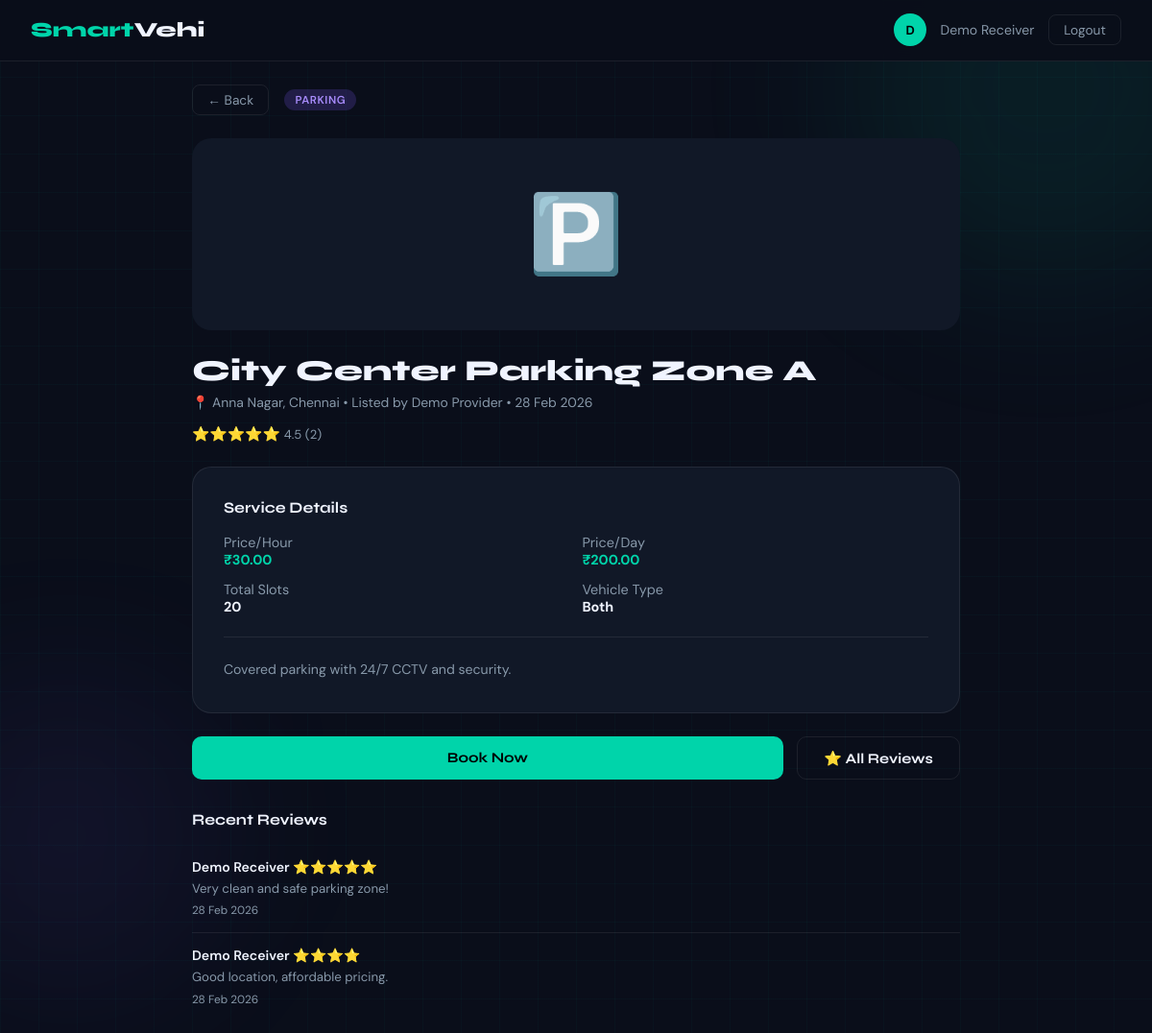
The page /receiver/listing.php?id=1 (signed in) on the database its author committed.
### tables this page shows
CREATE TABLE IF NOT EXISTS users (
    id         INT AUTO_INCREMENT PRIMARY KEY,
    full_name  VARCHAR(120) NOT NULL,
    email      VARCHAR(180) NOT NULL UNIQUE,
    phone      VARCHAR(20)  NOT NULL DEFAULT '',
    password   VARCHAR(255) NOT NULL,
    role       ENUM('provider','receiver') NOT NULL,
    created_at TIMESTAMP DEFAULT CURRENT_TIMESTAMP
);

CREATE TABLE IF NOT EXISTS listings (
    id               INT AUTO_INCREMENT PRIMARY KEY,
    user_id          INT NOT NULL,
    type             ENUM('parking','washing','rental') NOT NULL,
    name             VARCHAR(200) NOT NULL,
    location         VARCHAR(300) NOT NULL,
    description      TEXT,
    image            VARCHAR(300) DEFAULT NULL,

     
    price_hour       DECIMAL(10,2) DEFAULT NULL,
    price_day        DECIMAL(10,2) DEFAULT NULL,
    total_slots      INT           DEFAULT NULL,
    vehicle_type     VARCHAR(50)   DEFAULT NULL,

     
    price_basic      DECIMAL(10,2) DEFAULT NULL,
    price_full       DECIMAL(10,2) DEFAULT NULL,
    services_offered TEXT          DEFAULT NULL,

     
    rental_type      VARCHAR(100)  DEFAULT NULL,
    vehicle_model    VARCHAR(100)  DEFAULT NULL,
    rent_hour        DECIMAL(10,2) DEFAULT NULL,
    rent_day         DECIMAL(10,2) DEFAULT NULL,
    fuel_type        VARCHAR(50)   DEFAULT NULL,

    is_active        TINYINT(1) DEFAULT 1,
    created_at       TIMESTAMP DEFAULT CURRENT_TIMESTAMP,

    FOREIGN KEY (user_id) REFERENCES users(id) ON DELETE CASCADE
);

CREATE TABLE IF NOT EXISTS reviews (
    id            INT AUTO_INCREMENT PRIMARY KEY,
    listing_id    INT NOT NULL,
    user_id       INT NOT NULL,
    reviewer_name VARCHAR(120) NOT NULL,
    rating        TINYINT NOT NULL CHECK (rating BETWEEN 1 AND 5),
    comment       TEXT NOT NULL,
    created_at    TIMESTAMP DEFAULT CURRENT_TIMESTAMP,

    FOREIGN KEY (listing_id) REFERENCES listings(id) ON DELETE CASCADE,
    FOREIGN KEY (user_id)    REFERENCES users(id)    ON DELETE CASCADE
);

### receiver/listing.php (the view, shortened to what this page needs)
<?php
require_once '../includes/config.php';
$db   = getDB();
$id   = (int)($_GET['id'] ?? 0);
$stmt = $db->prepare('
    SELECT l.*, u.full_name AS provider_name,
           ROUND(AVG(r.rating), 1) AS avg_rating,
           COUNT(r.id)             AS review_count
    FROM listings l
    JOIN users u ON l.user_id = u.id
    LEFT JOIN reviews r ON r.listing_id = l.id
    WHERE l.id = ?
    GROUP BY l.id
');
$stmt->bind_param('i', $id);
$stmt->execute();
$l = $stmt->get_result()->fetch_assoc();
$reviews = $db->query("
    SELECT r.*, u.full_name
    FROM reviews r JOIN users u ON r.user_id = u.id
    WHERE r.listing_id = $id
    ORDER BY r.created_at DESC
    LIMIT 5
");
$icons   = ['parking'=>'🅿️','washing'=>'🚿','rental'=>'🚗'];
$avg     = (float)$l['avg_rating'];
$cnt     = (int)$l['review_count'];
require_once '../includes/header.php';
?>
<div class="page top fu">
<div class="container" style="max-width:800px;">
  <div style="display:flex;align-items:center;gap:1rem;margin-bottom:1.5rem;">
    <a href="<?= $B ?>/receiver/browse.php" class="nav-btn">← Back</a>
    <span class="badge badge-<?= $l['type'] ?>"><?= strtoupper($l['type']) ?></span>
  </div>
  <?php if ($l['image']): ?>
    <img src="<?= $B ?>/<?= clean($l['image']) ?>" alt="<?= clean($l['name']) ?>"
         style="width:100%;max-height:340px;object-fit:cover;border-radius:var(--radius-lg);
                margin-bottom:1.5rem;">
  <?php else: ?>
    <div style="width:100%;height:200px;background:var(--surface);border-radius:var(--radius-lg);
                display:flex;align-items:center;justify-content:center;
                font-size:5rem;margin-bottom:1.5rem;">
      <?= $icons[$l['type']] ?>
    </div>
  <?php endif; ?>
  <h2 style="font-size:1.9rem;font-weight:800;margin-bottom:.35rem;">
    <?= clean($l['name']) ?>
  </h2>
  <p style="color:var(--muted);margin-bottom:.9rem;font-size:.87rem;">
    📍 <?= clean($l['location']) ?> &bull;
    Listed by <?= clean($l['provider_name']) ?> &bull;
    <?= date('d M Y', strtotime($l['created_at'])) ?>
  </p>
  <div style="margin-bottom:1.5rem;font-size:.92rem;">
    <?= stars($avg, $cnt) ?>
  </div>
  <div class="card" style="margin-bottom:1.5rem;">
    <h3 style="margin-bottom:1.1rem;font-size:1rem;">Service Details</h3>
    <div style="display:grid;grid-template-columns:1fr 1fr;gap:.8rem;font-size:.9rem;">
      <?php if ($l['type'] === 'parking'): ?>
        <div><span style="color:var(--muted);">Price/Hour</span><br>
          <strong style="color:var(--accent);">₹<?= number_format((float)$l['price_hour'],2) ?></strong></div>
        <div><span style="color:var(--muted);">Price/Day</span><br>
          <strong style="color:var(--accent);">₹<?= number_format((float)$l['price_day'],2) ?></strong></div>
        <div><span style="color:var(--muted);">Total Slots</span><br>
          <strong><?= (int)$l['total_slots'] ?></strong></div>
        <div><span style="color:var(--muted);">Vehicle Type</span><br>
          <strong><?= clean($l['vehicle_type']??'') ?></strong></div>
      <?php endif; ?>
    </div>
    <?php if (!empty($l['description'])): ?>
      <div class="divider"></div>
      <p style="color:var(--muted);font-size:.88rem;line-height:1.7;">
        <?= nl2br(clean($l['description'])) ?>
      </p>
    <?php endif; ?>
  </div>
  <div style="display:flex;gap:.9rem;margin-bottom:2rem;flex-wrap:wrap;">
    <a href="<?= $B ?>/receiver/book.php?id=<?= $l['id'] ?>"
       class="btn btn-primary" style="flex:1;min-width:160px;">Book Now</a>
    <a href="<?= $B ?>/receiver/reviews.php?id=<?= $l['id'] ?>"
       class="btn btn-outline">⭐ All Reviews</a>
  </div>
  <h3 style="font-size:1rem;margin-bottom:1rem;">Recent Reviews</h3>
  <?php if ($reviews->num_rows === 0): ?>
    <p style="color:var(--muted);font-size:.88rem;">
      No reviews yet —
      <a href="<?= $B ?>/receiver/reviews.php?id=<?= $l['id'] ?>"
         style="color:var(--accent);">be the first!</a>
    </p>
  <?php else: while ($r = $reviews->fetch_assoc()): ?>
    <div class="rv-item">
      <div class="rv-user">
        <?= clean($r['full_name']) ?>
        <span style="color:#ffd700;"><?= str_repeat('⭐', (int)$r['rating']) ?></span>
      </div>
      <div class="rv-text"><?= clean($r['comment']) ?></div>
      <div class="rv-date"><?= date('d M Y', strtotime($r['created_at'])) ?></div>
    </div>
  <?php endwhile; endif; ?>
</div>
</div>
<?php require_once '../includes/footer.php'; ?>

### includes/header.php (shortened to what this page needs)
<?php
$currentUser = getCurrentUser();
$B = baseUrl();
?>
<!DOCTYPE html>
<html lang="en">
<head>
</head>
<body>
<div class="bg-orb orb1"></div>
<div class="bg-orb orb2"></div>
<nav class="navbar">
  <a href="<?= $B ?>/index.php" class="logo">Smart<span>Vehi</span></a>
  <div class="nav-right">
    <?php if ($currentUser): ?>
      <div class="avatar"><?= strtoupper(substr($currentUser['full_name'], 0, 1)) ?></div>
      <span class="uname"><?= clean($currentUser['full_name']) ?></span>
      <a href="<?= $B ?>/logout.php" class="nav-btn">Logout</a>
    <?php else: ?>
      <a href="<?= $B ?>/index.php" class="nav-btn">← Home</a>
    <?php endif; ?>
  </div>
</nav>
<div class="main-wrap">

### includes/header.php (style rules this page uses)
:root { --bg:#0a0e1a; --surface:#111827; --surface2:#1a2235; --accent:#00d4aa; --accent2:#ff6b35; --accent3:#7c5cfc; --text:#f0f4ff; --muted:#8899aa; --border:rgba(255,255,255,0.08); --card:rgba(255,255,255,0.04); --glow:0 0 40px rgba(0,212,170,0.18); --radius:14px; --radius-lg:20px; }
* { margin:0;padding:0;box-sizing:border-box; }
html { scroll-behavior:smooth; }
body { font-family:'DM Sans',sans-serif;background:var(--bg);color:var(--text); min-height:100vh;overflow-x:hidden; }
h1,h2,h3,h4,h5 { font-family:'Syne',sans-serif; }
a { color:inherit;text-decoration:none; }
.bg-orb { position:fixed;border-radius:50%;filter:blur(80px);pointer-events:none;z-index:0; }
.orb1 { width:420px;height:420px;background:rgba(0,212,170,.08);top:-120px;right:-100px; }
.orb2 { width:320px;height:320px;background:rgba(124,92,252,.07);bottom:80px;left:-90px; }
.navbar { position:fixed;top:0;left:0;right:0;z-index:200; display:flex;align-items:center;justify-content:space-between; padding:.9rem 2rem; background:rgba(10,14,26,.92);backdrop-filter:blur(20px); border-bottom:1px solid var(--border); }
.logo { font-family:'Syne',sans-serif;font-weight:800;font-size:1.35rem;color:var(--accent); }
.logo span { color:var(--text); }
.nav-right { display:flex;align-items:center;gap:.9rem;flex-wrap:wrap; }
.avatar { width:34px;height:34px;border-radius:50%;background:var(--accent); display:flex;align-items:center;justify-content:center; font-weight:700;font-size:.82rem;color:#000;flex-shrink:0; }
.uname { font-size:.88rem;color:var(--muted);max-width:160px; white-space:nowrap;overflow:hidden;text-overflow:ellipsis; }
.nav-btn { background:none;border:1px solid var(--border);color:var(--muted); padding:.38rem .95rem;border-radius:8px;font-family:'DM Sans',sans-serif; font-size:.86rem;transition:all .2s;display:inline-block; }
.main-wrap { position:relative;z-index:1; }
.page { min-height:100vh;display:flex;flex-direction:column; align-items:center;justify-content:center;padding:5.5rem 1.5rem 3rem; }
.page.top { justify-content:flex-start;padding-top:5.5rem; }
.container { width:100%;max-width:1100px;margin:0 auto; }
.card { background:var(--surface);border:1px solid var(--border); border-radius:var(--radius-lg);padding:2rem; }
.btn { display:inline-block;padding:.78rem 1.7rem;border:none; border-radius:10px;cursor:pointer;font-family:'Syne',sans-serif; font-weight:700;font-size:.93rem;transition:all .25s;text-align:center; }
.btn-primary { background:var(--accent);color:#000; }
.btn-outline { background:transparent;border:1px solid var(--border);color:var(--text); }
.badge { display:inline-block;padding:.22rem .7rem;border-radius:999px; font-size:.72rem;font-weight:600;letter-spacing:.05em; }
.badge-parking { background:rgba(124,92,252,.2);color:#a78bfa; }
.rv-item { border-bottom:1px solid var(--border);padding:.9rem 0; }
.rv-item:last-child { border-bottom:none; }
.rv-user { font-weight:600;font-size:.88rem;margin-bottom:.25rem; }
.rv-text { color:var(--muted);font-size:.83rem;line-height:1.55; }
.rv-date { font-size:.74rem;color:var(--muted);margin-top:.25rem; }
.divider { height:1px;background:var(--border);margin:1.4rem 0; }
.fu { animation:fadeUp .45s ease both; }

### rows shown on the page
users: full_name "D", full_name "Demo Receiver"
listings: type "PARKING", type "🅿️", name "City Center Parking Zone A", location "Anna Nagar, Chennai", user.full_name "Demo Provider", created_at "28 Feb 2026", price_hour "30.00", price_day "200.00", total_slots "20", vehicle_type "Both", description "Covered parking with 24/7 CCTV and security."
reviews: user.full_name "Demo Receiver", rating "⭐⭐⭐⭐⭐", comment "Very clean and safe parking zone!", created_at "28 Feb 2026"
reviews: user.full_name "Demo Receiver", rating "⭐⭐⭐⭐", comment "Good location, affordable pricing.", created_at "28 Feb 2026"

### other values the page prints
str_repeat('⭐', $full) "⭐⭐⭐⭐⭐"
$avg "4.5"
$count "2"
